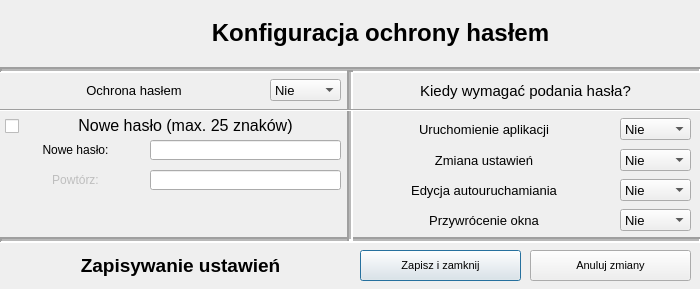
<?xml version="1.0" encoding="UTF-8"?>
<ui version="4.0">
 <class>PasswordConfig</class>
 <widget class="QDialog" name="PasswordConfig">
  <property name="geometry">
   <rect>
    <x>0</x>
    <y>0</y>
    <width>700</width>
    <height>289</height>
   </rect>
  </property>
  <property name="windowTitle">
   <string>Konfiguracja ochrony hasłem</string>
  </property>
  <property name="windowIcon">
   <iconset resource="../../resources.qrc">
    <normaloff>:/icons/Resources/Icons/lock.png</normaloff>:/icons/Resources/Icons/lock.png</iconset>
  </property>
  <widget class="QLabel" name="label">
   <property name="geometry">
    <rect>
     <x>10</x>
     <y>10</y>
     <width>48</width>
     <height>48</height>
    </rect>
   </property>
   <property name="text">
    <string notr="true"/>
   </property>
   <property name="pixmap">
    <pixmap resource="../../resources.qrc">:/icons/Resources/Icons/lock.png</pixmap>
   </property>
   <property name="scaledContents">
    <bool>true</bool>
   </property>
  </widget>
  <widget class="QLabel" name="label_2">
   <property name="geometry">
    <rect>
     <x>70</x>
     <y>2</y>
     <width>621</width>
     <height>61</height>
    </rect>
   </property>
   <property name="font">
    <font>
     <pointsize>18</pointsize>
     <weight>75</weight>
     <bold>true</bold>
    </font>
   </property>
   <property name="text">
    <string>Konfiguracja ochrony hasłem</string>
   </property>
   <property name="alignment">
    <set>Qt::AlignCenter</set>
   </property>
   <property name="wordWrap">
    <bool>true</bool>
   </property>
  </widget>
  <widget class="Line" name="line">
   <property name="geometry">
    <rect>
     <x>0</x>
     <y>60</y>
     <width>701</width>
     <height>20</height>
    </rect>
   </property>
   <property name="lineWidth">
    <number>2</number>
   </property>
   <property name="midLineWidth">
    <number>2</number>
   </property>
   <property name="orientation">
    <enum>Qt::Horizontal</enum>
   </property>
  </widget>
  <widget class="QPushButton" name="PasswordConfig_SaveQuit">
   <property name="geometry">
    <rect>
     <x>360</x>
     <y>250</y>
     <width>161</width>
     <height>31</height>
    </rect>
   </property>
   <property name="font">
    <font>
     <pointsize>8</pointsize>
    </font>
   </property>
   <property name="text">
    <string>Zapisz i zamknij</string>
   </property>
   <property name="icon">
    <iconset resource="../../resources.qrc">
     <normaloff>:/icons/Resources/Icons/save.png</normaloff>:/icons/Resources/Icons/save.png</iconset>
   </property>
   <property name="iconSize">
    <size>
     <width>25</width>
     <height>25</height>
    </size>
   </property>
  </widget>
  <widget class="QPushButton" name="PasswordConfig_CancelChanges">
   <property name="geometry">
    <rect>
     <x>530</x>
     <y>250</y>
     <width>161</width>
     <height>31</height>
    </rect>
   </property>
   <property name="font">
    <font>
     <pointsize>8</pointsize>
    </font>
   </property>
   <property name="text">
    <string>Anuluj zmiany</string>
   </property>
   <property name="icon">
    <iconset resource="../../resources.qrc">
     <normaloff>:/icons/Resources/Icons/cancel.png</normaloff>:/icons/Resources/Icons/cancel.png</iconset>
   </property>
   <property name="iconSize">
    <size>
     <width>25</width>
     <height>25</height>
    </size>
   </property>
  </widget>
  <widget class="QLabel" name="label_3">
   <property name="geometry">
    <rect>
     <x>10</x>
     <y>250</y>
     <width>341</width>
     <height>31</height>
    </rect>
   </property>
   <property name="font">
    <font>
     <pointsize>14</pointsize>
     <weight>75</weight>
     <bold>true</bold>
    </font>
   </property>
   <property name="text">
    <string>Zapisywanie ustawień</string>
   </property>
   <property name="alignment">
    <set>Qt::AlignCenter</set>
   </property>
   <property name="wordWrap">
    <bool>true</bool>
   </property>
  </widget>
  <widget class="Line" name="line_2">
   <property name="geometry">
    <rect>
     <x>0</x>
     <y>230</y>
     <width>701</width>
     <height>20</height>
    </rect>
   </property>
   <property name="lineWidth">
    <number>2</number>
   </property>
   <property name="midLineWidth">
    <number>2</number>
   </property>
   <property name="orientation">
    <enum>Qt::Horizontal</enum>
   </property>
  </widget>
  <widget class="QLabel" name="label_4">
   <property name="geometry">
    <rect>
     <x>20</x>
     <y>110</y>
     <width>331</width>
     <height>31</height>
    </rect>
   </property>
   <property name="font">
    <font>
     <pointsize>12</pointsize>
    </font>
   </property>
   <property name="text">
    <string>Nowe hasło (max. 25 znaków)</string>
   </property>
   <property name="alignment">
    <set>Qt::AlignCenter</set>
   </property>
   <property name="wordWrap">
    <bool>true</bool>
   </property>
  </widget>
  <widget class="Line" name="line_3">
   <property name="geometry">
    <rect>
     <x>340</x>
     <y>70</y>
     <width>20</width>
     <height>171</height>
    </rect>
   </property>
   <property name="lineWidth">
    <number>2</number>
   </property>
   <property name="midLineWidth">
    <number>2</number>
   </property>
   <property name="orientation">
    <enum>Qt::Vertical</enum>
   </property>
  </widget>
  <widget class="QLineEdit" name="PasswordConfig_PassNew">
   <property name="geometry">
    <rect>
     <x>150</x>
     <y>140</y>
     <width>191</width>
     <height>20</height>
    </rect>
   </property>
   <property name="maxLength">
    <number>25</number>
   </property>
   <property name="echoMode">
    <enum>QLineEdit::Password</enum>
   </property>
   <property name="alignment">
    <set>Qt::AlignCenter</set>
   </property>
  </widget>
  <widget class="QLineEdit" name="PasswordConfig_PassNew2">
   <property name="enabled">
    <bool>true</bool>
   </property>
   <property name="geometry">
    <rect>
     <x>150</x>
     <y>170</y>
     <width>191</width>
     <height>20</height>
    </rect>
   </property>
   <property name="maxLength">
    <number>25</number>
   </property>
   <property name="echoMode">
    <enum>QLineEdit::Password</enum>
   </property>
   <property name="alignment">
    <set>Qt::AlignCenter</set>
   </property>
   <property name="readOnly">
    <bool>true</bool>
   </property>
  </widget>
  <widget class="QLabel" name="label_6">
   <property name="geometry">
    <rect>
     <x>0</x>
     <y>140</y>
     <width>151</width>
     <height>20</height>
    </rect>
   </property>
   <property name="text">
    <string>Nowe hasło:</string>
   </property>
   <property name="alignment">
    <set>Qt::AlignCenter</set>
   </property>
  </widget>
  <widget class="QLabel" name="label_7">
   <property name="enabled">
    <bool>false</bool>
   </property>
   <property name="geometry">
    <rect>
     <x>0</x>
     <y>170</y>
     <width>151</width>
     <height>20</height>
    </rect>
   </property>
   <property name="text">
    <string>Powtórz:</string>
   </property>
   <property name="alignment">
    <set>Qt::AlignCenter</set>
   </property>
  </widget>
  <widget class="QLabel" name="PasswordConfig_WarnText">
   <property name="geometry">
    <rect>
     <x>40</x>
     <y>200</y>
     <width>301</width>
     <height>31</height>
    </rect>
   </property>
   <property name="text">
    <string/>
   </property>
   <property name="alignment">
    <set>Qt::AlignCenter</set>
   </property>
   <property name="wordWrap">
    <bool>true</bool>
   </property>
  </widget>
  <widget class="Line" name="line_5">
   <property name="geometry">
    <rect>
     <x>0</x>
     <y>100</y>
     <width>701</width>
     <height>20</height>
    </rect>
   </property>
   <property name="lineWidth">
    <number>1</number>
   </property>
   <property name="midLineWidth">
    <number>0</number>
   </property>
   <property name="orientation">
    <enum>Qt::Horizontal</enum>
   </property>
  </widget>
  <widget class="QLabel" name="label_5">
   <property name="geometry">
    <rect>
     <x>6</x>
     <y>80</y>
     <width>256</width>
     <height>20</height>
    </rect>
   </property>
   <property name="font">
    <font>
     <pointsize>10</pointsize>
    </font>
   </property>
   <property name="text">
    <string>Ochrona hasłem</string>
   </property>
   <property name="alignment">
    <set>Qt::AlignCenter</set>
   </property>
  </widget>
  <widget class="QComboBox" name="PasswordConfig_Security">
   <property name="enabled">
    <bool>true</bool>
   </property>
   <property name="geometry">
    <rect>
     <x>270</x>
     <y>79</y>
     <width>71</width>
     <height>22</height>
    </rect>
   </property>
   <property name="font">
    <font>
     <pointsize>10</pointsize>
    </font>
   </property>
   <property name="cursor">
    <cursorShape>PointingHandCursor</cursorShape>
   </property>
   <property name="currentIndex">
    <number>0</number>
   </property>
   <property name="iconSize">
    <size>
     <width>15</width>
     <height>15</height>
    </size>
   </property>
   <item>
    <property name="text">
     <string>Nie</string>
    </property>
    <property name="icon">
     <iconset resource="../../resources.qrc">
      <normaloff>:/icons/Resources/Icons/cancel.png</normaloff>:/icons/Resources/Icons/cancel.png</iconset>
    </property>
   </item>
   <item>
    <property name="text">
     <string>Tak</string>
    </property>
    <property name="icon">
     <iconset resource="../../resources.qrc">
      <normaloff>:/icons/Resources/Icons/accept.png</normaloff>:/icons/Resources/Icons/accept.png</iconset>
    </property>
   </item>
  </widget>
  <widget class="QComboBox" name="PasswordConfig_Rules_Run">
   <property name="enabled">
    <bool>true</bool>
   </property>
   <property name="geometry">
    <rect>
     <x>620</x>
     <y>118</y>
     <width>71</width>
     <height>22</height>
    </rect>
   </property>
   <property name="font">
    <font>
     <pointsize>10</pointsize>
    </font>
   </property>
   <property name="cursor">
    <cursorShape>PointingHandCursor</cursorShape>
   </property>
   <property name="currentIndex">
    <number>0</number>
   </property>
   <property name="iconSize">
    <size>
     <width>15</width>
     <height>15</height>
    </size>
   </property>
   <item>
    <property name="text">
     <string>Nie</string>
    </property>
    <property name="icon">
     <iconset resource="../../resources.qrc">
      <normaloff>:/icons/Resources/Icons/cancel.png</normaloff>:/icons/Resources/Icons/cancel.png</iconset>
    </property>
   </item>
   <item>
    <property name="text">
     <string>Tak</string>
    </property>
    <property name="icon">
     <iconset resource="../../resources.qrc">
      <normaloff>:/icons/Resources/Icons/accept.png</normaloff>:/icons/Resources/Icons/accept.png</iconset>
    </property>
   </item>
  </widget>
  <widget class="QLabel" name="label_8">
   <property name="geometry">
    <rect>
     <x>356</x>
     <y>119</y>
     <width>256</width>
     <height>20</height>
    </rect>
   </property>
   <property name="font">
    <font>
     <pointsize>10</pointsize>
    </font>
   </property>
   <property name="text">
    <string>Uruchomienie aplikacji</string>
   </property>
   <property name="alignment">
    <set>Qt::AlignCenter</set>
   </property>
  </widget>
  <widget class="QLabel" name="label_9">
   <property name="geometry">
    <rect>
     <x>360</x>
     <y>75</y>
     <width>331</width>
     <height>31</height>
    </rect>
   </property>
   <property name="font">
    <font>
     <pointsize>11</pointsize>
    </font>
   </property>
   <property name="text">
    <string>Kiedy wymagać podania hasła?</string>
   </property>
   <property name="alignment">
    <set>Qt::AlignCenter</set>
   </property>
   <property name="wordWrap">
    <bool>true</bool>
   </property>
  </widget>
  <widget class="QComboBox" name="PasswordConfig_Rules_Settings">
   <property name="enabled">
    <bool>true</bool>
   </property>
   <property name="geometry">
    <rect>
     <x>620</x>
     <y>149</y>
     <width>71</width>
     <height>22</height>
    </rect>
   </property>
   <property name="font">
    <font>
     <pointsize>10</pointsize>
    </font>
   </property>
   <property name="cursor">
    <cursorShape>PointingHandCursor</cursorShape>
   </property>
   <property name="currentIndex">
    <number>0</number>
   </property>
   <property name="iconSize">
    <size>
     <width>15</width>
     <height>15</height>
    </size>
   </property>
   <item>
    <property name="text">
     <string>Nie</string>
    </property>
    <property name="icon">
     <iconset resource="../../resources.qrc">
      <normaloff>:/icons/Resources/Icons/cancel.png</normaloff>:/icons/Resources/Icons/cancel.png</iconset>
    </property>
   </item>
   <item>
    <property name="text">
     <string>Tak</string>
    </property>
    <property name="icon">
     <iconset resource="../../resources.qrc">
      <normaloff>:/icons/Resources/Icons/accept.png</normaloff>:/icons/Resources/Icons/accept.png</iconset>
    </property>
   </item>
  </widget>
  <widget class="QLabel" name="label_10">
   <property name="geometry">
    <rect>
     <x>356</x>
     <y>150</y>
     <width>256</width>
     <height>20</height>
    </rect>
   </property>
   <property name="font">
    <font>
     <pointsize>10</pointsize>
    </font>
   </property>
   <property name="text">
    <string>Zmiana ustawień</string>
   </property>
   <property name="alignment">
    <set>Qt::AlignCenter</set>
   </property>
  </widget>
  <widget class="QComboBox" name="PasswordConfig_Rules_Autorun">
   <property name="enabled">
    <bool>true</bool>
   </property>
   <property name="geometry">
    <rect>
     <x>620</x>
     <y>179</y>
     <width>71</width>
     <height>22</height>
    </rect>
   </property>
   <property name="font">
    <font>
     <pointsize>10</pointsize>
    </font>
   </property>
   <property name="cursor">
    <cursorShape>PointingHandCursor</cursorShape>
   </property>
   <property name="currentIndex">
    <number>0</number>
   </property>
   <property name="iconSize">
    <size>
     <width>15</width>
     <height>15</height>
    </size>
   </property>
   <item>
    <property name="text">
     <string>Nie</string>
    </property>
    <property name="icon">
     <iconset resource="../../resources.qrc">
      <normaloff>:/icons/Resources/Icons/cancel.png</normaloff>:/icons/Resources/Icons/cancel.png</iconset>
    </property>
   </item>
   <item>
    <property name="text">
     <string>Tak</string>
    </property>
    <property name="icon">
     <iconset resource="../../resources.qrc">
      <normaloff>:/icons/Resources/Icons/accept.png</normaloff>:/icons/Resources/Icons/accept.png</iconset>
    </property>
   </item>
  </widget>
  <widget class="QLabel" name="label_11">
   <property name="geometry">
    <rect>
     <x>356</x>
     <y>180</y>
     <width>256</width>
     <height>20</height>
    </rect>
   </property>
   <property name="font">
    <font>
     <pointsize>10</pointsize>
    </font>
   </property>
   <property name="text">
    <string>Edycja autouruchamiania</string>
   </property>
   <property name="alignment">
    <set>Qt::AlignCenter</set>
   </property>
  </widget>
  <widget class="QComboBox" name="PasswordConfig_Rules_ShowApp">
   <property name="enabled">
    <bool>true</bool>
   </property>
   <property name="geometry">
    <rect>
     <x>620</x>
     <y>209</y>
     <width>71</width>
     <height>22</height>
    </rect>
   </property>
   <property name="font">
    <font>
     <pointsize>10</pointsize>
    </font>
   </property>
   <property name="cursor">
    <cursorShape>PointingHandCursor</cursorShape>
   </property>
   <property name="currentIndex">
    <number>0</number>
   </property>
   <property name="iconSize">
    <size>
     <width>15</width>
     <height>15</height>
    </size>
   </property>
   <item>
    <property name="text">
     <string>Nie</string>
    </property>
    <property name="icon">
     <iconset resource="../../resources.qrc">
      <normaloff>:/icons/Resources/Icons/cancel.png</normaloff>:/icons/Resources/Icons/cancel.png</iconset>
    </property>
   </item>
   <item>
    <property name="text">
     <string>Tak</string>
    </property>
    <property name="icon">
     <iconset resource="../../resources.qrc">
      <normaloff>:/icons/Resources/Icons/accept.png</normaloff>:/icons/Resources/Icons/accept.png</iconset>
    </property>
   </item>
  </widget>
  <widget class="QLabel" name="label_12">
   <property name="geometry">
    <rect>
     <x>356</x>
     <y>210</y>
     <width>256</width>
     <height>20</height>
    </rect>
   </property>
   <property name="font">
    <font>
     <pointsize>10</pointsize>
    </font>
   </property>
   <property name="text">
    <string>Przywrócenie okna</string>
   </property>
   <property name="alignment">
    <set>Qt::AlignCenter</set>
   </property>
  </widget>
  <widget class="QLabel" name="PasswordConfig_WarnIcon">
   <property name="enabled">
    <bool>false</bool>
   </property>
   <property name="geometry">
    <rect>
     <x>0</x>
     <y>197</y>
     <width>38</width>
     <height>38</height>
    </rect>
   </property>
   <property name="text">
    <string notr="true"/>
   </property>
   <property name="pixmap">
    <pixmap resource="../../resources.qrc">:/icons/Resources/Icons/warning.png</pixmap>
   </property>
   <property name="scaledContents">
    <bool>true</bool>
   </property>
  </widget>
  <widget class="QCheckBox" name="PasswordConfig_WantNew">
   <property name="geometry">
    <rect>
     <x>5</x>
     <y>118</y>
     <width>16</width>
     <height>17</height>
    </rect>
   </property>
   <property name="text">
    <string/>
   </property>
  </widget>
  <widget class="QLabel" name="PasswordConfig_NewPassCover">
   <property name="geometry">
    <rect>
     <x>0</x>
     <y>136</y>
     <width>347</width>
     <height>101</height>
    </rect>
   </property>
   <property name="text">
    <string notr="true"/>
   </property>
   <property name="pixmap">
    <pixmap resource="../../resources.qrc">:/pictures/Resources/Pictures/disabled.png</pixmap>
   </property>
   <property name="scaledContents">
    <bool>true</bool>
   </property>
   <property name="alignment">
    <set>Qt::AlignCenter</set>
   </property>
  </widget>
  <widget class="QLabel" name="PasswordConfig_SettingsCover">
   <property name="geometry">
    <rect>
     <x>351</x>
     <y>111</y>
     <width>349</width>
     <height>126</height>
    </rect>
   </property>
   <property name="text">
    <string notr="true"/>
   </property>
   <property name="pixmap">
    <pixmap resource="../../resources.qrc">:/pictures/Resources/Pictures/disabled.png</pixmap>
   </property>
   <property name="scaledContents">
    <bool>true</bool>
   </property>
   <property name="alignment">
    <set>Qt::AlignCenter</set>
   </property>
  </widget>
 </widget>
 <resources>
  <include location="../../resources.qrc"/>
 </resources>
 <connections/>
</ui>
